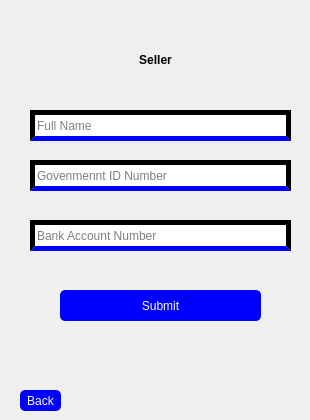
          <widget class="QWidget" name="seller_sign_up_page">
           <widget class="QFrame" name="sign_in_frame_3">
            <property name="geometry">
             <rect>
              <x>10</x>
              <y>20</y>
              <width>291</width>
              <height>321</height>
             </rect>
            </property>
            <property name="styleSheet">
             <string notr="true">background-color: none;
border: none</string>
            </property>
            <property name="frameShape">
             <enum>QFrame::StyledPanel</enum>
            </property>
            <property name="frameShadow">
             <enum>QFrame::Raised</enum>
            </property>
            <widget class="QLineEdit" name="bank_account_number_edit">
             <property name="geometry">
              <rect>
               <x>20</x>
               <y>200</y>
               <width>261</width>
               <height>31</height>
              </rect>
             </property>
             <property name="styleSheet">
              <string notr="true">font: 8pt &quot;CentSchbkCyrill BT&quot;;
text-decoration: none;
border: 5px solid;
border-bottom-color: blue</string>
             </property>
             <property name="text">
              <string/>
             </property>
             <property name="placeholderText">
              <string>Bank Account Number</string>
             </property>
             <property name="clearButtonEnabled">
              <bool>true</bool>
             </property>
            </widget>
            <widget class="QLineEdit" name="full_name_line_edit">
             <property name="geometry">
              <rect>
               <x>20</x>
               <y>90</y>
               <width>261</width>
               <height>31</height>
              </rect>
             </property>
             <property name="styleSheet">
              <string notr="true">font: 8pt &quot;CentSchbkCyrill BT&quot;;
text-decoration: none;
border: 5px solid;
border-bottom-color: blue</string>
             </property>
             <property name="text">
              <string/>
             </property>
             <property name="placeholderText">
              <string>Full Name</string>
             </property>
             <property name="clearButtonEnabled">
              <bool>true</bool>
             </property>
            </widget>
            <widget class="QLabel" name="sign_in_label_4">
             <property name="geometry">
              <rect>
               <x>70</x>
               <y>10</y>
               <width>151</width>
               <height>61</height>
              </rect>
             </property>
             <property name="styleSheet">
              <string notr="true">font: 28pt &quot;CentSchbkCyrill BT&quot;;</string>
             </property>
             <property name="text">
              <string>&lt;html&gt;&lt;head/&gt;&lt;body&gt;&lt;p align=&quot;center&quot;&gt;&lt;span style=&quot; font-weight:600;&quot;&gt;Seller&lt;/span&gt;&lt;/p&gt;&lt;/body&gt;&lt;/html&gt;</string>
             </property>
            </widget>
            <widget class="QPushButton" name="submit_seller_application">
             <property name="geometry">
              <rect>
               <x>50</x>
               <y>270</y>
               <width>201</width>
               <height>31</height>
              </rect>
             </property>
             <property name="styleSheet">
              <string notr="true">QPushButton {
                background-color: blue;
                border: none;
                border-radius: 5px;
				color: white;
            }
QPushButton:hover {
                background-color: #8f8f8f;
            }</string>
             </property>
             <property name="text">
              <string>Submit</string>
             </property>
             <property name="checkable">
              <bool>false</bool>
             </property>
            </widget>
            <widget class="QLineEdit" name="gov_id_number_edit">
             <property name="geometry">
              <rect>
               <x>20</x>
               <y>140</y>
               <width>261</width>
               <height>31</height>
              </rect>
             </property>
             <property name="styleSheet">
              <string notr="true">font: 8pt &quot;CentSchbkCyrill BT&quot;;
text-decoration: none;
border: 5px solid;
border-bottom-color: blue</string>
             </property>
             <property name="text">
              <string/>
             </property>
             <property name="placeholderText">
              <string>Govenmennt ID Number</string>
             </property>
             <property name="clearButtonEnabled">
              <bool>true</bool>
             </property>
            </widget>
           </widget>
           <widget class="QPushButton" name="back_to_sign_up_button">
            <property name="geometry">
             <rect>
              <x>20</x>
              <y>390</y>
              <width>41</width>
              <height>21</height>
             </rect>
            </property>
            <property name="styleSheet">
             <string notr="true">QPushButton {
                background-color: blue;
                border: none;
                border-radius: 5px;
				color: white;
            }
QPushButton:hover {
                background-color: #8f8f8f;
            }</string>
            </property>
            <property name="text">
             <string>Back</string>
            </property>
           </widget>
          </widget>
